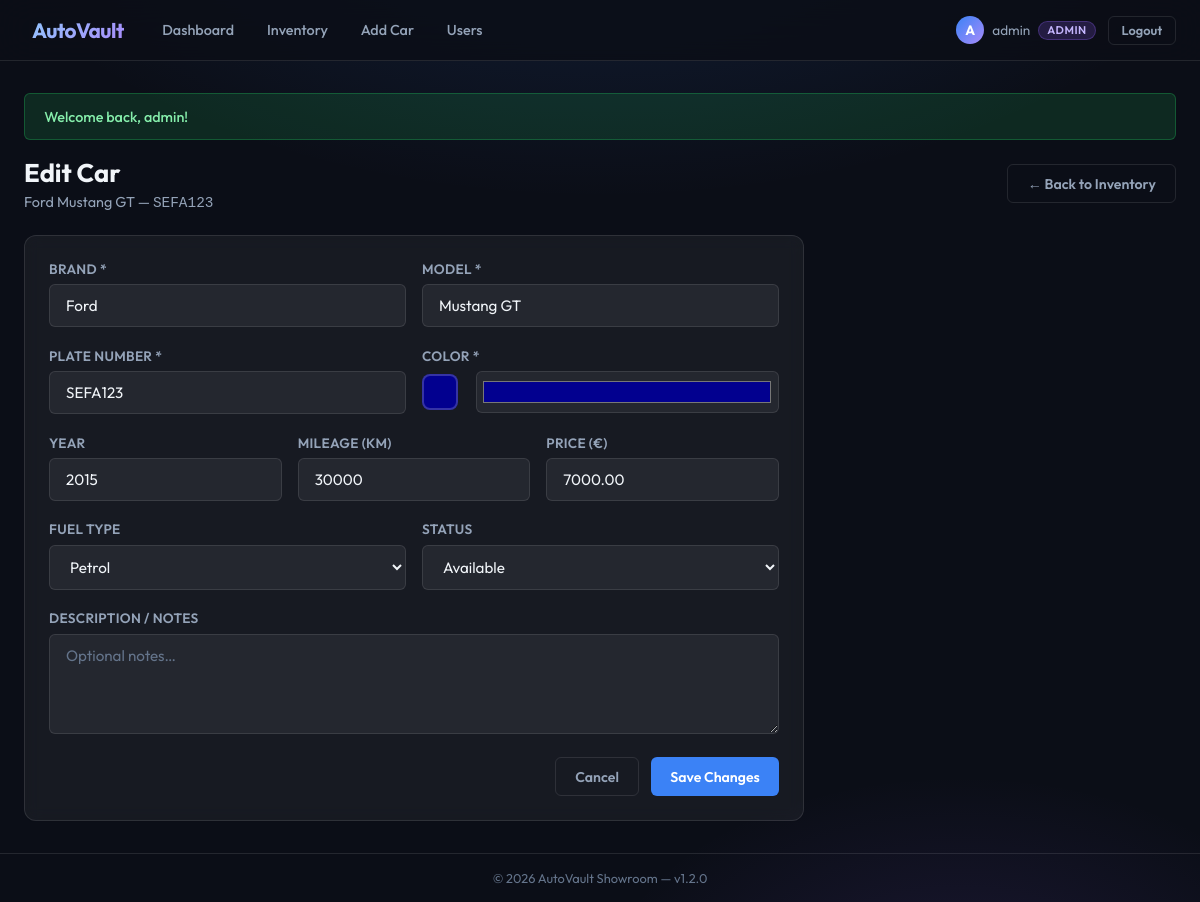
The app's page /edit_car.php?plate=SEFA123 (signed in) with its own data.
### tables this page shows
CREATE TABLE `car_data` (
  `plate_number` varchar(20) NOT NULL,
  `car_model` varchar(120) NOT NULL,
  `brand` varchar(80) NOT NULL DEFAULT '',
  `year` year(4) DEFAULT NULL,
  `mileage` int(10) unsigned DEFAULT NULL,
  `price` decimal(12,2) DEFAULT NULL,
  `fuel_type` enum('petrol','diesel','electric','hybrid','lpg','other') NOT NULL DEFAULT 'petrol',
  `status` enum('available','sold','reserved') NOT NULL DEFAULT 'available',
  `description` text DEFAULT NULL,
  `color` varchar(50) NOT NULL,
  PRIMARY KEY (`plate_number`),
  CONSTRAINT `fk_car_data_cars` FOREIGN KEY (`plate_number`) REFERENCES `cars` (`plate_number`) ON DELETE CASCADE ON UPDATE CASCADE
);

CREATE TABLE `cars` (
  `plate_number` varchar(20) NOT NULL,
  `created_at` timestamp NOT NULL DEFAULT current_timestamp(),
  `updated_at` timestamp NOT NULL DEFAULT current_timestamp() ON UPDATE current_timestamp(),
  PRIMARY KEY (`plate_number`)
);

### App/Autoloader.php (called while the page is built, shortened)
<?php
spl_autoload_register(function ($class) {
    $base_dir = __DIR__ . '/';
    $relative_class = substr($class, 4);
    $file = $base_dir . str_replace('\\', '/', $relative_class) . '.php';
});

### App/Database.php (called while the page is built, shortened)
<?php
class Database {
    private static ?PDO $pdo = null;
    public static function getConnection(): PDO {
        if (self::$pdo === null) {
            $dsn = 'mysql:host=' . DB_HOST . ';dbname=' . DB_NAME . ';charset=' . DB_CHARSET;
            self::$pdo = new PDO($dsn, DB_USER, DB_PASS, [
                PDO::ATTR_ERRMODE            => PDO::ERRMODE_EXCEPTION,
                PDO::ATTR_DEFAULT_FETCH_MODE => PDO::FETCH_ASSOC,
                PDO::ATTR_EMULATE_PREPARES   => false,
            ]);
        }
        return self::$pdo;
    }
}

### App/Services/CarService.php (called while the page is built, shortened)
<?php
class CarService {
    private CarRepository $repo;
    public function __construct() {
        $this->repo = new CarRepository();
    }
    public function getCar(string $plate): ?array {
        return $this->repo->getByPlate($plate);
    }
}

### App/Repositories/CarRepository.php (called while the page is built, shortened)
<?php
class CarRepository {
    private PDO $pdo;
    public function __construct() {
        $this->pdo = Database::getConnection();
    }
    public function getByPlate(string $plate): ?array {
        $stmt = $this->pdo->prepare('
            SELECT c.plate_number, cd.brand, cd.car_model, cd.color, cd.year, cd.mileage,
                   cd.price, cd.fuel_type, cd.status, cd.description, c.created_at, c.updated_at
            FROM cars c
            JOIN car_data cd ON c.plate_number = cd.plate_number
            WHERE c.plate_number = ?
        ');
        $stmt->execute([$plate]);
        $car = $stmt->fetch();
        return $car ?: null;
    }
}

### edit_car.php (the view, shortened to what this page needs)
<?php
require_once __DIR__ . '/config.php';
require_once __DIR__ . '/layout.php';
$plate = trim($_GET['plate'] ?? '');
$carService = new \App\Services\CarService();
$car = $carService->getCar($plate);
$vals   = $car;
?>
<div class="page-header">
  <div>
    <h1 class="page-title"><?= isAdmin() ? 'Edit Car' : 'Update Status &amp; Notes' ?></h1>
    <p class="page-subtitle">
      <?= h($car['brand']) ?> <?= h($car['car_model']) ?> &mdash;
      <code><?= h($car['plate_number']) ?></code>
    </p>
  </div>
  <a href="cars.php" class="btn btn-ghost">← Back to Inventory</a>
</div>
<?php if (isAdmin()): ?>
<div class="card" style="max-width:780px">
  <form method="post" action="edit_car.php?plate=<?= urlencode($plate) ?>">
    <div class="form-row">
      <div class="form-group">
        <label class="form-label" for="brand">Brand *</label>
        <input id="brand" type="text" name="brand" class="form-control"
               value="<?= h($vals['brand']) ?>" required maxlength="80">
      </div>
      <div class="form-group">
        <label class="form-label" for="car_model">Model *</label>
        <input id="car_model" type="text" name="car_model" class="form-control"
               value="<?= h($vals['car_model']) ?>" required maxlength="120">
      </div>
    </div>
    <div class="form-row">
      <div class="form-group">
        <label class="form-label" for="plate_number">Plate Number *</label>
        <input id="plate_number" type="text" name="plate_number" class="form-control"
               value="<?= h($vals['plate_number']) ?>" required maxlength="20"
               style="text-transform:uppercase">
      </div>
      <div class="form-group">
        <label class="form-label" for="colorInput">Color *</label>
        <div style="display:flex;gap:.75rem;align-items:center">
          <span id="colorPreview" data-color-for="colorInput" class="color-swatch"
                style="width:36px;height:36px;border-radius:8px;flex-shrink:0;background:<?= h($vals['color']) ?>"></span>
          <input id="colorInput" type="color" name="color" class="form-control"
                 value="<?= h($vals['color']) ?>" style="height:42px;padding:.3rem">
        </div>
      </div>
    </div>
    <div class="form-row-3">
      <div class="form-group">
        <label class="form-label" for="year">Year</label>
        <input id="year" type="number" name="year" class="form-control"
               value="<?= h((string)($vals['year'] ?? '')) ?>"
               min="1886" max="<?= date('Y')+1 ?>">
      </div>
      <div class="form-group">
        <label class="form-label" for="mileage">Mileage (km)</label>
        <input id="mileage" type="number" name="mileage" class="form-control"
               value="<?= h((string)($vals['mileage'] ?? '')) ?>" min="0">
      </div>
      <div class="form-group">
        <label class="form-label" for="price">Price (€)</label>
        <input id="price" type="number" name="price" class="form-control"
               value="<?= h((string)($vals['price'] ?? '')) ?>" min="0" step="0.01">
      </div>
    </div>
    <div class="form-row">
      <div class="form-group">
        <label class="form-label" for="fuel_type">Fuel Type</label>
        <select id="fuel_type" name="fuel_type" class="form-control">
          <?php foreach(['petrol','diesel','electric','hybrid','lpg','other'] as $f): ?>
            <option value="<?= $f ?>" <?= ($vals['fuel_type']??'')===$f?'selected':'' ?>><?= ucfirst($f) ?></option>
          <?php endforeach; ?>
        </select>
      </div>
      <div class="form-group">
        <label class="form-label" for="status">Status</label>
        <select id="status" name="status" class="form-control">
          <?php foreach(['available','sold','reserved'] as $s): ?>
            <option value="<?= $s ?>" <?= ($vals['status']??'')===$s?'selected':'' ?>><?= ucfirst($s) ?></option>
          <?php endforeach; ?>
        </select>
      </div>
    </div>
    <div class="form-group">
      <label class="form-label" for="description">Description / Notes</label>
      <textarea id="description" name="description" class="form-control"
                placeholder="Optional notes…" maxlength="2000"><?= h($vals['description'] ?? '') ?></textarea>
    </div>
    <div style="display:flex;gap:.75rem;justify-content:flex-end;margin-top:.5rem">
      <a href="cars.php" class="btn btn-ghost">Cancel</a>
      <button type="submit" class="btn btn-primary">Save Changes</button>
    </div>
  </form>
</div>
<?php endif; ?>

### assets/css/style.css (style rules this page uses)
:root { --bg-base: #0b0e17; --bg-card: rgba(255,255,255,.05); --bg-card-hover: rgba(255,255,255,.09); --border: rgba(255,255,255,.10); --border-hover: rgba(99,179,237,.45); --accent: #3b82f6; --accent-dark: #2563eb; --accent-glow: rgba(59,130,246,.35); --danger: #ef4444; --danger-dark: #dc2626; --success: #22c55e; --warning: #f59e0b; --info: #38bdf8; --text-primary: #f1f5f9; --text-muted: #94a3b8; --text-dim: #64748b; --radius-sm: 6px; --radius: 12px; --radius-lg: 18px; --shadow: 0 8px 32px rgba(0,0,0,.45); --transition: .22s cubic-bezier(.4,0,.2,1); --font: 'Outfit', system-ui, sans-serif; }
*,*::before,*::after { box-sizing:border-box; margin:0; padding:0; }
html { font-size:16px; scroll-behavior:smooth; }
body { font-family: var(--font); background: var(--bg-base); color: var(--text-primary); min-height: 100vh; display: flex; flex-direction: column; background-image: radial-gradient(ellipse 80% 60% at 50% -20%, rgba(59,130,246,.18) 0%, transparent 70%), radial-gradient(ellipse 50% 40% at 80% 110%, rgba(139,92,246,.12) 0%, transparent 60%); }
a { color: var(--accent); text-decoration: none; }
.btn { display: inline-flex; align-items: center; gap: .4rem; padding: .6rem 1.2rem; border-radius: var(--radius-sm); font-family: var(--font); font-size: .88rem; font-weight: 600; cursor: pointer; border: none; transition: all var(--transition); white-space: nowrap; text-decoration: none; }
.btn-primary { background: var(--accent); color:#fff; }
.btn-ghost { background: transparent; border: 1px solid var(--border); color: var(--text-muted); }
.card { background: var(--bg-card); border: 1px solid var(--border); border-radius: var(--radius); padding: 1.5rem; backdrop-filter: blur(8px); transition: border-color var(--transition), box-shadow var(--transition); }
.form-group { margin-bottom: 1.2rem; }
.form-label { display: block; font-size: .85rem; font-weight: 600; color: var(--text-muted); margin-bottom: .4rem; letter-spacing: .3px; text-transform: uppercase; }
.form-control { width: 100%; padding: .7rem 1rem; background: rgba(255,255,255,.06); border: 1px solid var(--border); border-radius: var(--radius-sm); color: var(--text-primary); font-family: var(--font); font-size: .95rem; transition: border-color var(--transition), box-shadow var(--transition); outline: none; }
.form-control::placeholder { color: var(--text-dim); }
select.form-control option { background: #1e293b; }
.form-row { display: grid; grid-template-columns: 1fr 1fr; gap: 1rem; }
.form-row-3 { display: grid; grid-template-columns: 1fr 1fr 1fr; gap: 1rem; }
textarea.form-control { resize: vertical; min-height: 100px; }
.page-header { display: flex; align-items: center; justify-content: space-between; margin-bottom: 1.5rem; flex-wrap: wrap; gap: 1rem; }
.page-title { font-size: 1.6rem; font-weight: 700; }
.page-subtitle { color: var(--text-muted); font-size: .9rem; margin-top: .2rem; }
.color-swatch { display: inline-block; width: 18px; height: 18px; border-radius: 50%; border: 2px solid rgba(255,255,255,.2); vertical-align: middle; margin-right: .35rem; }

### records on screen
car_data: brand "Ford", car_model "Mustang GT", plate_number.plate_number "SEFA123", plate_number "SEFA123", color "#02008f", year "2015", mileage "30000", price "7000.00", fuel_type "Petrol", status "Available"

### other values on screen
$label "Dashboard"
$label "Inventory"
$label "Add Car"
$label "Users"
$user[0] "A"
$user "admin"
$role "ADMIN"
$msg "Welcome back, admin!"
$version "1.2.0"
